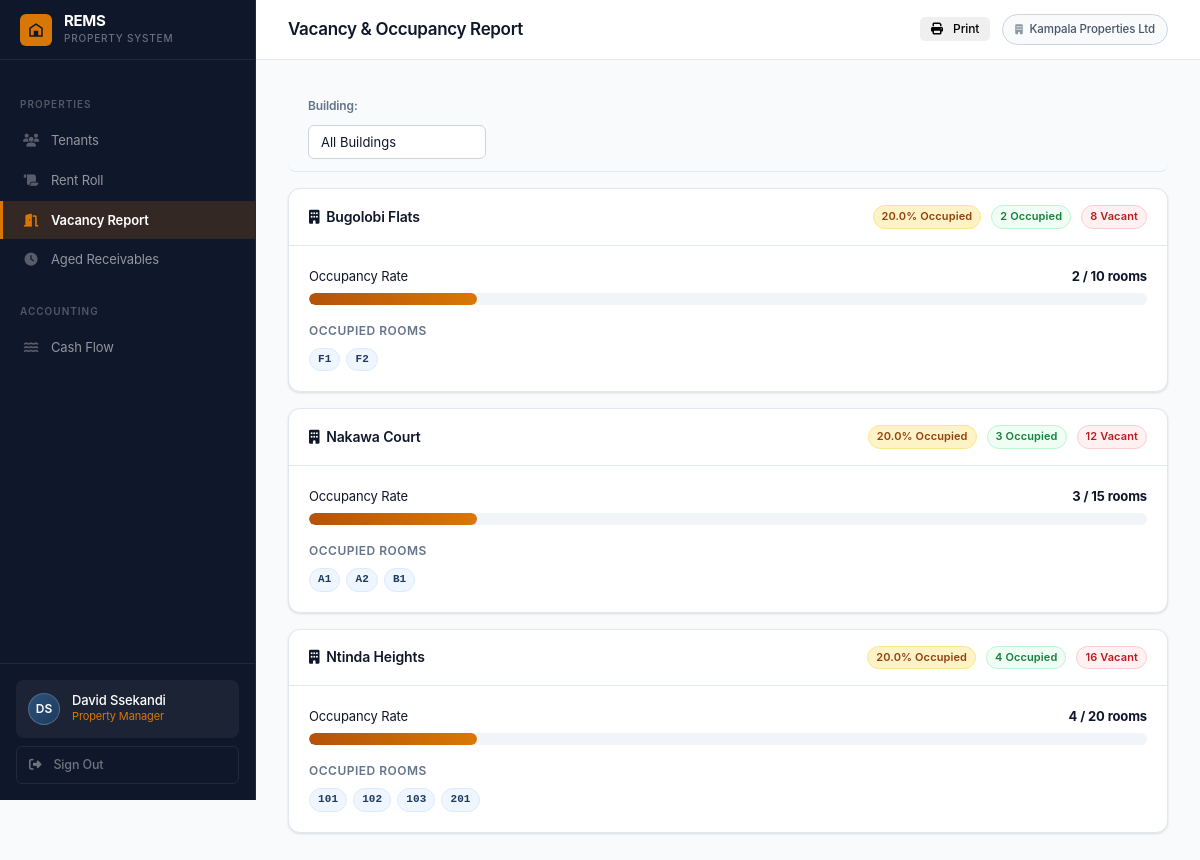
Page /tenants/vacancy/ (signed in) on the committed database.
### accounts/models.py (models this page shows, shortened)
class User(AbstractUser):
    ROLE_SUPER_ADMIN        = 'super_admin'
    ROLE_OP_MANAGER         = 'op_manager'
    ROLE_PROPERTY_MANAGER   = 'property_manager'
    ROLE_CASHIER_RECEIPTS   = 'cashier_receipts'
    ROLE_CASHIER_EXPENSES   = 'cashier_expenses'
    ROLE_ACCOUNTANT         = 'accountant'
    ROLE_CHOICES = [
        (ROLE_SUPER_ADMIN,      'Super Admin'),
        (ROLE_OP_MANAGER,       'Operational Manager'),
        (ROLE_PROPERTY_MANAGER, 'Property Manager'),
        (ROLE_CASHIER_RECEIPTS, 'Cashier – Receipts'),
        (ROLE_CASHIER_EXPENSES, 'Cashier – Expenses'),
        (ROLE_ACCOUNTANT,       'Accountant'),
    ]
    organisation = models.ForeignKey(
        Organisation, null=True, blank=True,
        on_delete=models.SET_NULL, related_name='users'
    )
    role = models.CharField(max_length=30, choices=ROLE_CHOICES, default=ROLE_CASHIER_RECEIPTS)
    phone = models.CharField(max_length=30, blank=True)
    is_active = models.BooleanField(default=True)
    buildings = models.ManyToManyField('buildings.Building', blank=True, related_name='assigned_users')
    def has_role(self, role_key):
        if self.role == role_key:
            return True
        return self.user_roles.filter(role=role_key).exists()
    @property
    def is_super_admin(self):
        return self.has_role(self.ROLE_SUPER_ADMIN)
    @property
    def is_op_manager(self):
        return self.has_role(self.ROLE_OP_MANAGER)
    @property
    def is_property_manager(self):
        return self.has_role(self.ROLE_PROPERTY_MANAGER)
    @property
    def is_cashier_receipts(self):
        return self.has_role(self.ROLE_CASHIER_RECEIPTS)
    @property
    def is_cashier_expenses(self):
        return self.has_role(self.ROLE_CASHIER_EXPENSES)
    @property
    def is_accountant(self):
        return self.has_role(self.ROLE_ACCOUNTANT)
    def can_access_finance(self):
        return self.is_op_manager or self.is_accountant
    def can_receipt(self):
        return self.is_op_manager or self.is_cashier_receipts
    def can_expense(self):
        return self.is_op_manager or self.is_cashier_expenses
    def can_manage_tenants(self):
        return self.is_op_manager or self.is_property_manager
    def can_configure_taxes(self):
        return self.is_accountant
    def get_buildings_qs(self):
        from buildings.models import Building
        if self.is_super_admin:
            return Building.objects.all()
        if self.is_op_manager:
            return Building.objects.filter(organisation=self.organisation)
        assigned = self.buildings.filter(organisation=self.organisation)
        if assigned.exists():
            return assigned
        return Building.objects.filter(organisation=self.organisation)

class Organisation(models.Model):
    name = models.CharField(max_length=200)
    contact_email = models.EmailField()
    phone = models.CharField(max_length=30, blank=True)
    address = models.TextField(blank=True)
    subscription_status = models.CharField(
        max_length=20,
        choices=[('active', 'Active'), ('suspended', 'Suspended'), ('trial', 'Trial')],
        default='trial'
    )
    created_at = models.DateTimeField(auto_now_add=True)
    class Meta:
        ordering = ['name']

### buildings/models.py (models this page shows, shortened)
class Building(models.Model):
    organisation  = models.ForeignKey(Organisation, on_delete=models.CASCADE, related_name='buildings')
    name          = models.CharField(max_length=200)
    address       = models.TextField(blank=True)
    total_rooms   = models.PositiveIntegerField(default=0)
    standard_rate = models.DecimalField(
        max_digits=15, decimal_places=2, null=True, blank=True,
        help_text='Default monthly rent per room for this building (UGX)'
    )
    description   = models.TextField(blank=True)
    created_at    = models.DateTimeField(auto_now_add=True)
    @property
    def occupied_rooms(self):
        return self.tenants.filter(status='active').count()
    @property
    def occupancy_rate(self):
        if self.total_rooms == 0:
            return 0
        return round((self.occupied_rooms / self.total_rooms) * 100, 1)
    class Meta:
        ordering = ['name']

### tenants/views.py (the view)
# urls.py: path('vacancy/',            views.vacancy_report,    name='vacancy'),
@login_required
def vacancy_report(request):
    if not request.user.can_manage_tenants() and not request.user.can_access_finance():
        return HttpResponseForbidden()
    buildings = request.user.get_buildings_qs()
    building_filter = request.GET.get('building')
    if building_filter:
        buildings = buildings.filter(pk=building_filter)
    rows = []
    for b in buildings:
        occupied_rooms = set(
            Tenant.objects.filter(building=b, status='active').values_list('room_number', flat=True)
        )
        vacant_count = max(b.total_rooms - len(occupied_rooms), 0)
        rows.append({
            'building': b,
            'total_rooms': b.total_rooms,
            'occupied': len(occupied_rooms),
            'vacant': vacant_count,
            'occupancy_rate': b.occupancy_rate,
            'occupied_rooms': sorted(occupied_rooms),
        })
    all_buildings = request.user.get_buildings_qs()
    return render(request, 'tenants/vacancy_report.html', {
        'rows': rows,
        'buildings': all_buildings,
        'building_filter': building_filter,
    })

### templates/tenants/vacancy_report.html (shortened to what this page needs)
{% extends 'base.html' %}
{% load humanize %}
{% block page_title %}Vacancy & Occupancy Report{% endblock %}
{% block topbar_actions %}
<button onclick="window.print()" class="btn btn-outline btn-sm no-print"><i class="fas fa-print"></i>&nbsp; Print</button>
{% endblock %}
{% block content %}
<div class="filter-bar no-print" style="margin-bottom:16px;border-radius:8px;">
  <form method="get" style="display:flex;gap:10px;align-items:center;flex-wrap:wrap;">
    <label style="font-size:12px;font-weight:600;color:var(--text-muted);">Building:</label>
    <select name="building" onchange="this.form.submit()">
      <option value="">All Buildings</option>
    </select>
  </form>
</div>
{% for row in rows %}
<div class="card" style="margin-bottom:16px;">
  <div class="card-header">
    <span class="card-title"><i class="fas fa-building"></i>&nbsp; {{ row.building.name }}</span>
    <div style="display:flex;gap:10px;align-items:center;">
      <span class="badge badge-gold">{{ row.occupancy_rate }}% Occupied</span>
      <span class="badge badge-success">{{ row.occupied }} Occupied</span>
      <span class="badge badge-danger">{{ row.vacant }} Vacant</span>
    </div>
  </div>
  <div class="card-body">
    <div style="margin-bottom:16px;">
      <div style="display:flex;justify-content:space-between;margin-bottom:6px;font-size:13px;">
        <span>Occupancy Rate</span>
        <strong>{{ row.occupied }} / {{ row.total_rooms }} rooms</strong>
      </div>
      <div class="occ-bar-wrap" style="height:12px;">
        <div class="occ-bar-fill" style="width:{{ row.occupancy_rate }}%;height:12px;"></div>
      </div>
    </div>
    {% if row.occupied_rooms %}
    <div style="font-size:12px;color:var(--text-muted);font-weight:600;margin-bottom:8px;text-transform:uppercase;letter-spacing:.5px;">
      Occupied Rooms
    </div>
    <div style="display:flex;flex-wrap:wrap;gap:6px;">
      {% for room in row.occupied_rooms %}
      <span class="badge badge-navy" style="font-family:'DM Mono',monospace;">{{ room }}</span>
      {% endfor %}
    </div>
    {% else %}
    <p style="color:var(--text-muted);font-size:13px;">No occupied rooms in this building.</p>
    {% endif %}
  </div>
</div>
{% empty %}
<div class="card"><div class="card-body"><p style="color:var(--text-muted);">No buildings found.</p></div></div>
{% endfor %}
{% endblock %}

### templates/base.html (shortened to what this page needs)
{% load humanize %}
<!DOCTYPE html>
<html lang="en">
<head>
<link rel="stylesheet" href="https://cdnjs.cloudflare.com/ajax/libs/font-awesome/6.5.0/css/all.min.css">
<link rel="stylesheet" href="/static/css/rems.css">
</head>
<body>
<aside class="sidebar">
  <a href="{% url 'dashboard:home' %}" class="sidebar-brand">
    <div class="sidebar-brand-mark">
      <svg viewBox="0 0 24 24" xmlns="http://www.w3.org/2000/svg">
        <path d="M3 21V9l9-6 9 6v12H3zm2-2h4v-4h6v4h4V10.1L12 5.2 5 10.1V19zm4-4h6v-2H9v2z"/>
      </svg>
    </div>
    <div>
      <div class="sidebar-brand-name">REMS</div>
      <div class="sidebar-brand-sub">Property System</div>
    </div>
  </a>
  <nav class="sidebar-nav">
    {% if user.can_manage_tenants or user.is_op_manager %}
    <div class="nav-section">Properties</div>
    <a href="{% url 'tenants:list' %}"
       class="nav-item {% if request.resolver_match.app_name == 'tenants' and 'vacancy' not in request.path and 'aged' not in request.path and 'rent-roll' not in request.path %}active{% endif %}">
      <span class="nav-icon"><i class="fas fa-users"></i></span> Tenants
    </a>
    <a href="{% url 'tenants:rent_roll' %}"
       class="nav-item {% if 'rent-roll' in request.path %}active{% endif %}">
      <span class="nav-icon"><i class="fas fa-scroll"></i></span> Rent Roll
    </a>
    <a href="{% url 'tenants:vacancy' %}"
       class="nav-item {% if 'vacancy' in request.path %}active{% endif %}">
      <span class="nav-icon"><i class="fas fa-door-open"></i></span> Vacancy Report
    </a>
    <a href="{% url 'tenants:aged_receivables' %}"
       class="nav-item {% if 'aged-receivables' in request.path %}active{% endif %}">
      <span class="nav-icon"><i class="fas fa-clock"></i></span> Aged Receivables
    </a>
    {% endif %}
    {% if user.can_access_finance or user.can_manage_tenants %}
    <div class="nav-section">Accounting</div>
    {% if user.can_manage_tenants %}
    <a href="{% url 'finance:cash_flow' %}"
       class="nav-item {% if 'cash-flow' in request.path %}active{% endif %}">
      <span class="nav-icon"><i class="fas fa-water"></i></span> Cash Flow
    </a>
    {% endif %}
    {% endif %}
  </nav>
  <div class="sidebar-footer">
    <div class="user-chip">
      <div class="user-avatar">{{ user.first_name.0|upper }}{{ user.last_name.0|upper }}</div>
      <div style="min-width:0;">
        <div class="user-name">{{ user.get_full_name|default:user.username }}</div>
        <div class="user-role">
          {{ user.get_role_display }}{% for r in user.user_roles.all %} &middot; {{ r.get_role_display }}{% endfor %}
        </div>
      </div>
    </div>
    <a href="{% url 'accounts:logout' %}" class="sidebar-signout">
      <i class="fas fa-sign-out-alt"></i> Sign Out
    </a>
  </div>
</aside>
<div class="main-wrapper">
  <header class="topbar">
    <div class="topbar-left">
      <h1 class="page-title">{% block page_title %}{% endblock %}</h1>
    </div>
    <div class="topbar-actions">
      {% block topbar_actions %}{% endblock %}
      {% if user.organisation %}
      <span class="org-label">
        <i class="fas fa-building" style="font-size:10px;margin-right:4px;opacity:.6;"></i>
        {{ user.organisation.name }}
      </span>
      {% endif %}
    </div>
  </header>
  <main class="content">
    {% block content %}{% endblock %}
  </main>
</div>
</body>
</html>

### rows in the picture
User: first_name.0 "D", last_name.0 "S", get_full_name "David Ssekandi", role "Property Manager", organisation.name "Kampala Properties Ltd"
Building: building.name "Bugolobi Flats", occupancy_rate "20.0", occupied "2", vacant "8", total_rooms "10", occupied_rooms "F1" "F2"
Building: building.name "Nakawa Court", occupancy_rate "20.0", occupied "3", vacant "12", total_rooms "15", occupied_rooms "A1" "A2" "B1"
Building: building.name "Ntinda Heights", occupancy_rate "20.0", occupied "4", vacant "16", total_rooms "20", occupied_rooms "101" "102" "103" "201"
